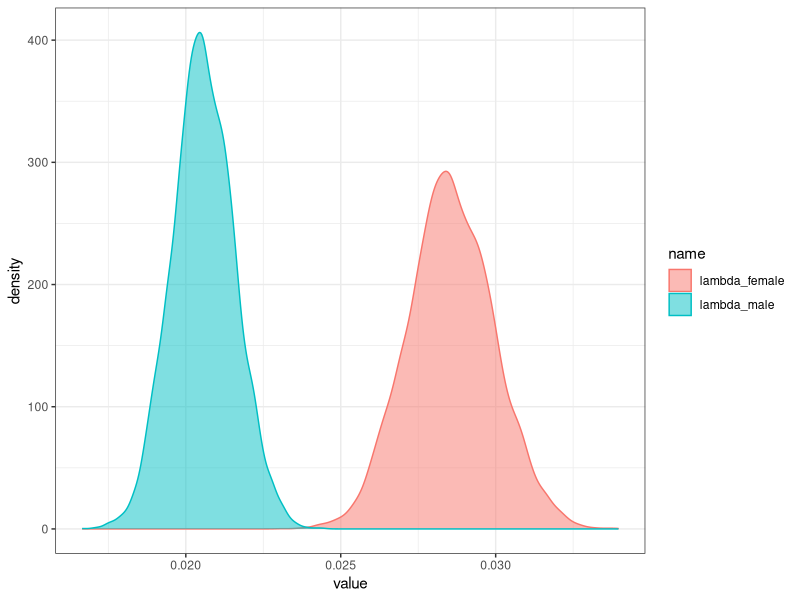

Write the R code that produced this figure.
## ---- chunk 1
knitr::opts_chunk$set(echo = TRUE, message = FALSE, warning = FALSE)
## ---- chunk 2
library(tidyverse)
incidence <- read.delim(file = "incidenceUK.txt")
k <- 22
n <- nrow(incidence)
x_i_male <- sum(incidence$male)
x_i_female <- sum(incidence$female)
B <- 10000

I_male <- sum(x_i_male)^2 / (n * k - 1)
I_female <- sum(x_i_female)^2 / (n * k - 1)
Lambda <- data.frame(lambda_male = rep(NA, B),
                      lambda_female = rep(NA,B))


set.seed(2020)
Lambda$lambda_male <- rnorm(n = B, mean = (k*n-1)/x_i_male, sd = sqrt(1/I_male))
set.seed(2020)
Lambda$lambda_female <- rnorm(n = B, mean = (k*n-1)/x_i_female, sd = sqrt(1/I_female))

Lambda %>%
  pivot_longer(cols = lambda_male:lambda_female) %>%
ggplot() +
  geom_density(aes(x = value, color = name, fill = name), alpha = 0.5) +
  theme_bw()


## ---- chunk 3
coup <- read.delim("coup1980.txt", sep = " ")
X <- as.matrix(coup[,3:5])
Y <- coup[,2]
B <- 10000
library(mvtnorm)
library(MCMCpack)

n <- length(Y)
k <- ncol(X)

bhat	<- c(solve(t(X)%*%X)%*%(t(X)%*%Y))
SSY	<- t(Y - X%*%bhat)%*%(Y - X%*%bhat)
XtXi	<- solve(t(X)%*%X)

rbeta	<- matrix(0, nrow = B, ncol = k)

shape <- (n + k)/2
rate <- (1/2) * t(Y - X %*% bhat) %*% (Y - X %*% bhat)

set.seed(1980)
rsig <- rgamma(B, shape, rate)

for(i in 1:B){
  CovX		<- (rsig[i]^(-1))*XtXi
  rbeta[i,]	<- c(rmvnorm(1, mean = bhat, sigma = CovX))
}

rbMat	   <- apply(rbeta, 2, quantile, probs = c(0.5, 0.025, 0.975))
postp    <- apply(rbeta > 0, 2, mean)
outMat   <- cbind(t(rbMat), postp)
rownames(outMat) <- colnames(X)


outMat
